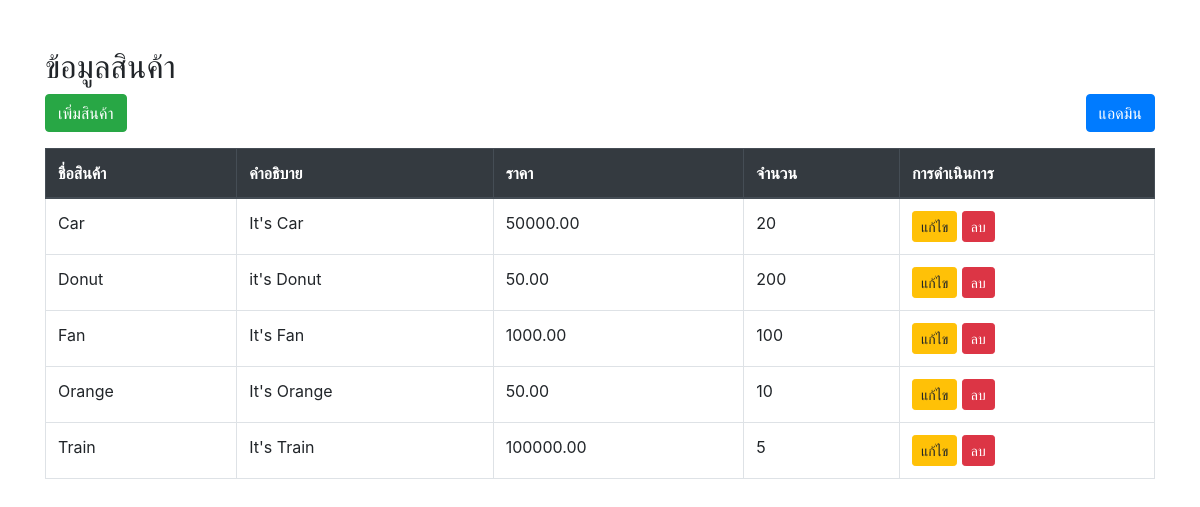
The page / on the database its author committed.
### myapp/models.py (models this page shows, shortened)
class Item(models.Model):
    name = models.CharField(max_length=100)
    description = models.TextField(default='ไม่มีคำอธิบาย')  # เพิ่มค่าเริ่มต้น
    quantity = models.PositiveIntegerField(default=0)
    price = models.DecimalField(max_digits=10, decimal_places=2)

### myapp/views.py (the view)
# urls.py: path('', ItemListView.as_view(), name='item_list'),
class ItemListView(ListView):
    model = Item
    template_name = 'item_list.html'
    context_object_name = 'items'
    def get_queryset(self):
        return Item.objects.all().order_by('name')

### myapp/templates/item_list.html (shortened to what this page needs)
<!DOCTYPE html>
<html lang="th">
<head>
    <link rel="stylesheet" href="https://stackpath.bootstrapcdn.com/bootstrap/4.5.2/css/bootstrap.min.css">
</head>
<body>
    <div class="container mt-5">
        <h2>ข้อมูลสินค้า</h2>
        <a href="{% url 'admin:index' %}" class="btn btn-primary float-right mb-3">แอดมิน</a>
        <a href="{% url 'item_create' %}" class="btn btn-success mb-3">เพิ่มสินค้า</a>
        <table class="table table-bordered">
            <thead class="thead-dark">
                <tr>
                    <th>ชื่อสินค้า</th>
                    <th>คำอธิบาย</th>
                    <th>ราคา</th>
                    <th>จำนวน</th>
                    <th>การดำเนินการ</th>
                </tr>
            </thead>
            <tbody>
                {% if items %}
                    {% for item in items %}
                        <tr>
                            <td>{{ item.name }}</td>
                            <td>{{ item.description }}</td>
                            <td>{{ item.price }}</td>
                            <td>{{ item.quantity }}</td>
                            <td>
                                <a href="{% url 'item_update' item.pk %}" class="btn btn-warning btn-sm">แก้ไข</a>
                                <a href="{% url 'item_delete' item.pk %}" class="btn btn-danger btn-sm">ลบ</a>
                            </td>
                        </tr>
                    {% endfor %}
                {% else %}
                    <tr>
                        <td colspan="5" class="text-center">ไม่พบสินค้า</td>
                    </tr>
                {% endif %}
            </tbody>
        </table>
    </div>
</body>
</html>

### rows shown on the page
Item: name "Car", description "It's Car", price "50000.00", quantity "20"
Item: name "Donut", description "it's Donut", price "50.00", quantity "200"
Item: name "Fan", description "It's Fan", price "1000.00", quantity "100"
Item: name "Orange", description "It's Orange", price "50.00", quantity "10"
Item: name "Train", description "It's Train", price "100000.00", quantity "5"
